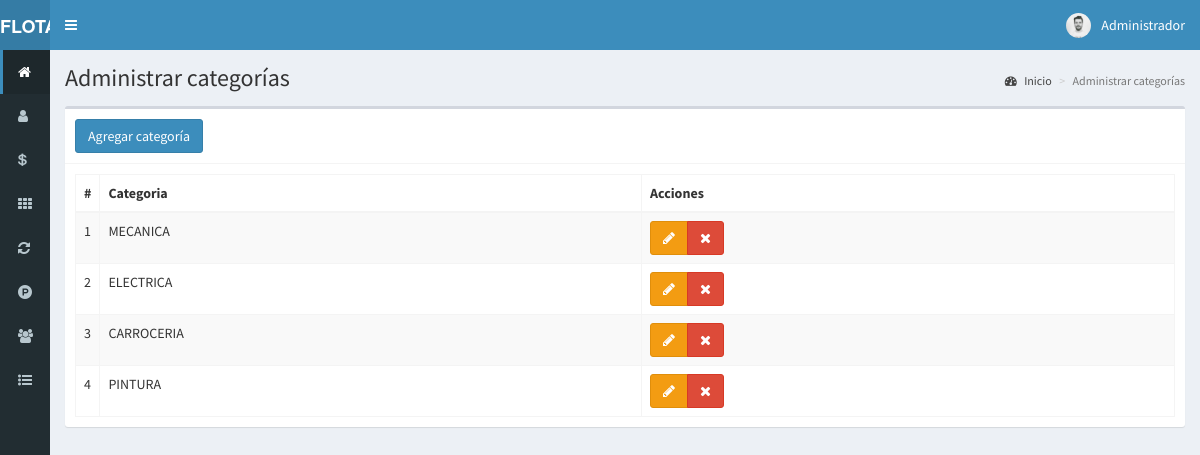
Screenshot of /categorias (signed in) with the database file from the repository.
### tables this page shows
CREATE TABLE `categorias` (
  `id` int(11) NOT NULL,
  `categoria` text NOT NULL,
  `fecha` timestamp NOT NULL DEFAULT current_timestamp() ON UPDATE current_timestamp()
);

### controladores/plantilla.controlador.php (called while the page is built)
<?php
class ControladorPlantilla{
	static public function ctrPlantilla(){
		include "vistas/plantilla.php";
	}
}

### index.php (called while the page is built, shortened)
<?php
require_once "controladores/plantilla.controlador.php";
require_once "controladores/usuarios.controlador.php";
require_once "controladores/categorias.controlador.php";
require_once "controladores/mantenimientos.controlador.php";
require_once "modelos/categorias.modelo.php";
$plantilla = new ControladorPlantilla();
$plantilla -> ctrPlantilla();

### controladores/categorias.controlador.php (called while the page is built, shortened)
<?php
class ControladorCategorias{
	static public function ctrMostrarCategorias($item, $valor){
		$tabla = "categorias";
		$respuesta = ModeloCategorias::mdlMostrarCategorias($tabla, $item, $valor);
		return $respuesta;
	}
}

### modelos/conexion.php (called while the page is built)
<?php
class Conexion{
	static public function conectar(){
		$link = new PDO("mysql:host=localhost;dbname=sis_inventario",
			            "root",
			            "");
		$link->exec("set names utf8");
		return $link;
	}
}

### modelos/categorias.modelo.php (called while the page is built, shortened)
<?php
require_once "conexion.php";
class ModeloCategorias{
	static public function mdlMostrarCategorias($tabla, $item, $valor){
		if($item != null){
			$stmt = Conexion::conectar()->prepare("SELECT * FROM $tabla WHERE $item = :$item");
			$stmt -> bindParam(":".$item, $valor, PDO::PARAM_STR);
			$stmt -> execute();
			return $stmt -> fetch();
		}else{
			$stmt = Conexion::conectar()->prepare("SELECT * FROM $tabla");
			$stmt -> execute();
			return $stmt -> fetchAll();
		}
	}
}

### vistas/modulos/categorias.php (the view, shortened to what this page needs)
<div class="content-wrapper">
  <section class="content-header">
    <h1>
      Administrar categorías
    </h1>
    <ol class="breadcrumb">
      <li><a href="inicio"><i class="fa fa-dashboard"></i> Inicio</a></li>
      <li class="active">Administrar categorías</li>
    </ol>
  </section>
  <section class="content">
    <div class="box">
      <div class="box-header with-border">
        <button class="btn btn-primary" data-toggle="modal" data-target="#modalAgregarCategoria">
          Agregar categoría
        </button>
      </div>
      <div class="box-body">
       <table class="table table-bordered table-striped dt-responsive tablas" width="100%">
        <thead>
         <tr>
           <th style="width:10px">#</th>
           <th>Categoria</th>
           <th>Acciones</th>
         </tr>
        </thead>
        <tbody>
        <?php
          $item = null;
          $valor = null;
          $categorias = ControladorCategorias::ctrMostrarCategorias($item, $valor);
          foreach ($categorias as $key => $value) {
            echo ' <tr>
                    <td>'.($key+1).'</td>
                    <td class="text-uppercase">'.$value["categoria"].'</td>
                    <td>
                      <div class="btn-group">
                        <button class="btn btn-warning btnEditarCategoria" idCategoria="'.$value["id"].'" data-toggle="modal" data-target="#modalEditarCategoria"><i class="fa fa-pencil"></i></button>';
                        if($_SESSION["perfil"] == "Super Administrador"){
                          echo '<button class="btn btn-danger btnEliminarCategoria" idCategoria="'.$value["id"].'"><i class="fa fa-times"></i></button>';
                        }
                      echo '</div>
                    </td>
                  </tr>';
          }
        ?>
        </tbody>
       </table>
      </div>
    </div>
  </section>
</div>

### rows the page displays
categorias: categoria "MECANICA"
categorias: categoria "ELECTRICA"
categorias: categoria "CARROCERIA"
categorias: categoria "PINTURA"

### other values shown
$_SESSION["nombre"] "Administrador"
